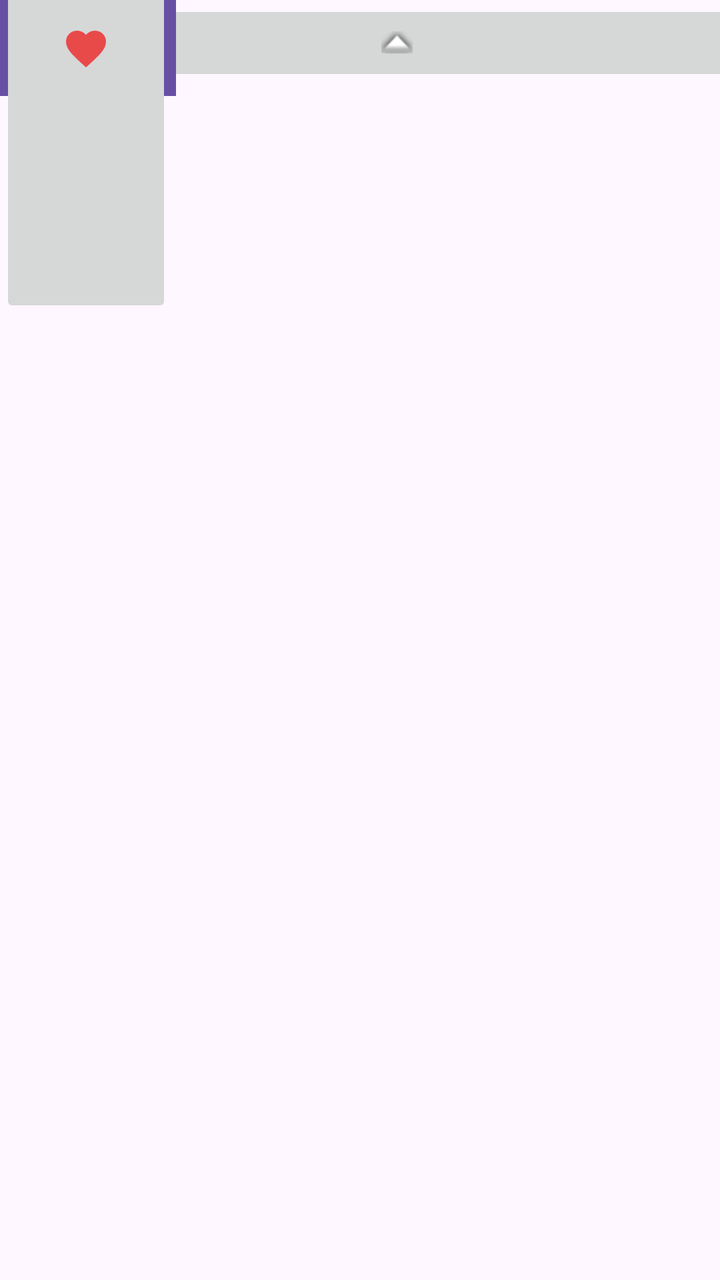
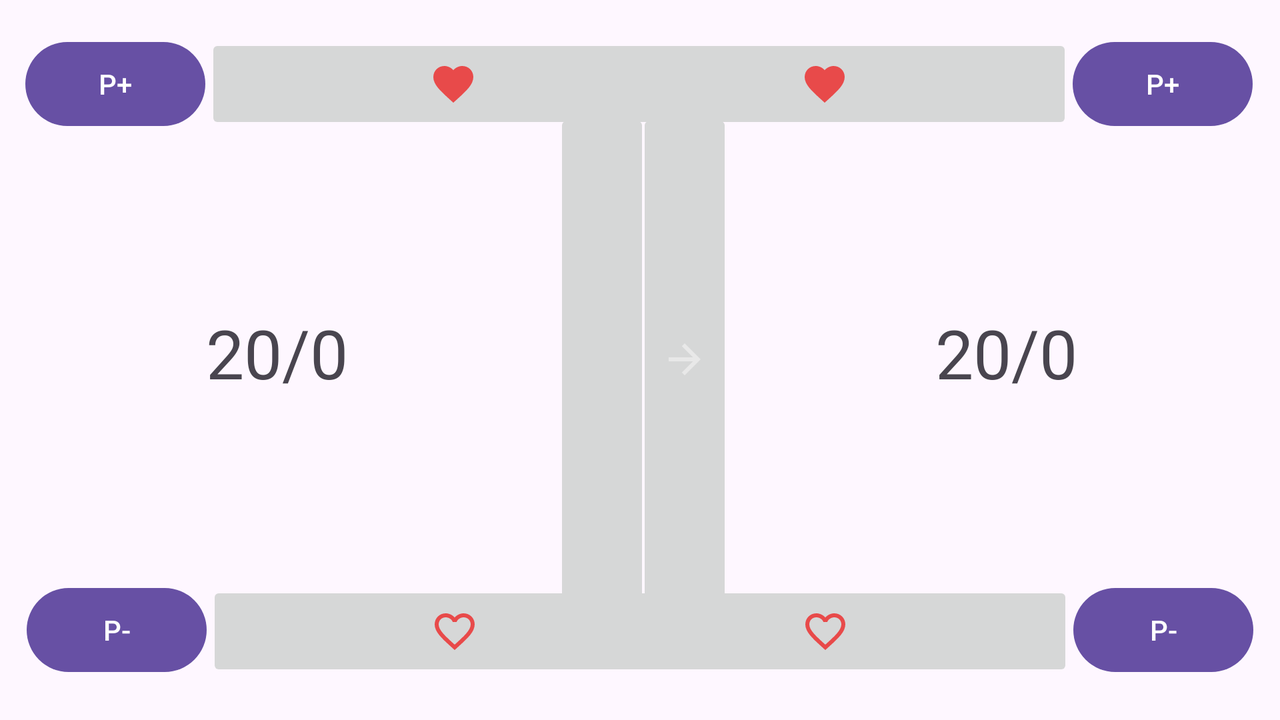

One screen, two layout resources from the same app: the default and the repository's alternative for another configuration. Each is rendered where Android would select it; the XML of both is given below.
<!-- AndroidManifest.xml: application theme Theme.ContadorDeVidas -->
<!-- res/layout/fragment_first.xml -->
<?xml version="1.0" encoding="utf-8"?>
<androidx.coordinatorlayout.widget.CoordinatorLayout xmlns:android="http://schemas.android.com/apk/res/android"
    xmlns:app="http://schemas.android.com/apk/res-auto"
    xmlns:tools="http://schemas.android.com/tools"
    android:layout_width="match_parent"
    android:layout_height="match_parent"
    tools:context=".FirstFragment">

    <androidx.constraintlayout.widget.ConstraintLayout
        android:id="@+id/constraintLayout2"
        android:layout_width="match_parent"
        android:layout_height="match_parent">

        <ImageButton
            android:id="@+id/imageButton"
            android:layout_width="397dp"
            android:layout_height="43dp"
            android:src="@android:drawable/arrow_down_float"
            tools:layout_editor_absoluteX="7dp"
            tools:layout_editor_absoluteY="308dp" />

        <ImageButton
            android:id="@+id/imageButton2"
            android:layout_width="397dp"
            android:layout_height="43dp"
            android:src="@android:drawable/arrow_up_float"
            tools:layout_editor_absoluteX="7dp"
            tools:layout_editor_absoluteY="378dp" />

        <Button
            android:id="@+id/button2"
            android:layout_width="wrap_content"
            android:layout_height="wrap_content"
            android:background="#D5D6D6"
            android:backgroundTint="#D5D6D6"
            android:text="P+"
            app:rippleColor="#D5D6D6"
            tools:layout_editor_absoluteX="17dp"
            tools:layout_editor_absoluteY="18dp" />

        <Button
            android:id="@+id/button3"
            android:layout_width="wrap_content"
            android:layout_height="wrap_content"
            android:background="#FDF6FE"
            android:text="P-"
            tools:layout_editor_absoluteX="300dp"
            tools:layout_editor_absoluteY="17dp" />

        <Button
            android:id="@+id/button4"
            android:layout_width="wrap_content"
            android:layout_height="wrap_content"
            android:background="#D5D6D6"
            android:text="P+"
            tools:layout_editor_absoluteX="17dp"
            tools:layout_editor_absoluteY="664dp" />

        <Button
            android:id="@+id/button5"
            android:layout_width="wrap_content"
            android:layout_height="wrap_content"
            android:background="#D5D6D6"
            android:backgroundTint="#D5D6D6"
            android:text="P-"
            app:iconTint="#D5D6D6"
            tools:layout_editor_absoluteX="300dp"
            tools:layout_editor_absoluteY="664dp" />

        <ImageButton
            android:id="@+id/imageButton3"
            android:layout_width="86dp"
            android:layout_height="208dp"
            android:src="@drawable/baseline_favorite_24"
            app:layout_constraintBottom_toTopOf="@+id/imageButton"
            app:layout_constraintTop_toBottomOf="@+id/button2"
            app:layout_constraintVertical_bias="0.382"
            tools:layout_editor_absoluteX="19dp" />

        <ImageButton
            android:id="@+id/imageButton4"
            android:layout_width="86dp"
            android:layout_height="208dp"
            android:src="@drawable/baseline_favorite_24"
            app:layout_constraintBottom_toTopOf="@+id/imageButton"
            app:layout_constraintTop_toBottomOf="@+id/button3"
            tools:layout_editor_absoluteX="301dp" />
    </androidx.constraintlayout.widget.ConstraintLayout>

    <androidx.constraintlayout.widget.Guideline
        android:id="@+id/guideline4"
        android:layout_width="wrap_content"
        android:layout_height="wrap_content"
        android:orientation="horizontal"
        app:layout_anchor="@+id/constraintLayout2"
        app:layout_anchorGravity="center" />

    <androidx.constraintlayout.widget.Barrier
        android:layout_width="wrap_content"
        android:layout_height="wrap_content"
        app:barrierDirection="top"
        app:layout_anchor="@+id/constraintLayout2"
        app:layout_anchorGravity="center" />
</androidx.coordinatorlayout.widget.CoordinatorLayout>
<!-- resources referenced by this layout -->
<resources>
  <!-- drawable baseline_favorite_24 (drawable) -->
  <vector xmlns:android="http://schemas.android.com/apk/res/android" android:height="24dp" android:tint="#E84A4A" android:viewportHeight="24" android:viewportWidth="24" android:width="24dp">
        
      <path android:fillColor="@android:color/white" android:pathData="M12,21.35l-1.45,-1.32C5.4,15.36 2,12.28 2,8.5 2,5.42 4.42,3 7.5,3c1.74,0 3.41,0.81 4.5,2.09C13.09,3.81 14.76,3 16.5,3 19.58,3 22,5.42 22,8.5c0,3.78 -3.4,6.86 -8.55,11.54L12,21.35z"/>
      
  </vector>
  <!-- from res/values-v23/ -->
  <style name="Theme.ContadorDeVidas" parent="Base.Theme.ContadorDeVidas">
          
          <item name="android:navigationBarColor">@android:color/transparent</item>
          <item name="android:statusBarColor">@android:color/transparent</item>
          <item name="android:windowLightStatusBar">?attr/isLightTheme</item>
      </style>
  <style name="Base.Theme.ContadorDeVidas" parent="Theme.Material3.DayNight.NoActionBar">
          
          
      </style>
</resources>
<!-- res/layout-land/fragment_first.xml (the repository's variant of the layout above) -->
<!-- drawn on the phone turned sideways -->
<?xml version="1.0" encoding="utf-8"?>
<androidx.constraintlayout.widget.ConstraintLayout xmlns:android="http://schemas.android.com/apk/res/android"
    xmlns:app="http://schemas.android.com/apk/res-auto"
    xmlns:tools="http://schemas.android.com/tools"
    android:id="@+id/constraintLayout2"
    android:layout_width="match_parent"
    android:layout_height="match_parent"
    app:layout_anchor="@+id/constraintLayout2"
    app:layout_anchorGravity="center">


    <ImageButton
        android:id="@+id/btnPasaVidasP2"
        android:layout_width="48dp"
        android:layout_height="250dp"
        android:src="@drawable/baseline_arrow_forward_24"
        app:layout_constraintBottom_toBottomOf="parent"
        app:layout_constraintEnd_toEndOf="parent"
        app:layout_constraintHorizontal_bias="0.538"
        app:layout_constraintStart_toStartOf="parent"
        app:layout_constraintTop_toTopOf="parent"
        app:layout_constraintVertical_bias="0.496" />

    <Button
        android:id="@+id/btnPpP1"
        android:layout_width="90dp"
        android:layout_height="50dp"
        android:text="P+"
        app:layout_constraintBottom_toBottomOf="parent"
        app:layout_constraintEnd_toEndOf="parent"
        app:layout_constraintHorizontal_bias="0.023"
        app:layout_constraintStart_toStartOf="parent"
        app:layout_constraintTop_toTopOf="parent"
        app:layout_constraintVertical_bias="0.055" />

    <Button
        android:id="@+id/btnPmP1"
        android:layout_width="90dp"
        android:layout_height="50dp"
        android:text="P-"
        app:layout_constraintBottom_toBottomOf="parent"
        app:layout_constraintEnd_toEndOf="parent"
        app:layout_constraintHorizontal_bias="0.024"
        app:layout_constraintStart_toStartOf="parent"
        app:layout_constraintTop_toTopOf="parent"
        app:layout_constraintVertical_bias="0.936" />

    <Button
        android:id="@+id/btnPpP2"
        android:layout_width="90dp"
        android:layout_height="50dp"
        android:text="P+"
        app:layout_constraintBottom_toBottomOf="parent"
        app:layout_constraintEnd_toEndOf="parent"
        app:layout_constraintHorizontal_bias="0.975"
        app:layout_constraintStart_toStartOf="parent"
        app:layout_constraintTop_toTopOf="parent"
        app:layout_constraintVertical_bias="0.055" />

    <Button
        android:id="@+id/btnPmP2"
        android:layout_width="90dp"
        android:layout_height="50dp"
        android:text="P-"
        app:layout_constraintBottom_toBottomOf="parent"
        app:layout_constraintEnd_toEndOf="parent"
        app:layout_constraintHorizontal_bias="0.976"
        app:layout_constraintStart_toStartOf="parent"
        app:layout_constraintTop_toTopOf="parent"
        app:layout_constraintVertical_bias="0.936" />

    <ImageButton
        android:id="@+id/btnpvp1"
        android:layout_width="248dp"
        android:layout_height="50dp"
        android:layout_marginEnd="12dp"
        android:src="@drawable/baseline_favorite_24"
        app:layout_constraintBottom_toBottomOf="parent"
        app:layout_constraintEnd_toStartOf="@+id/btnpvp2"
        app:layout_constraintHorizontal_bias="0.0"
        app:layout_constraintStart_toEndOf="@+id/btnPpP1"
        app:layout_constraintTop_toTopOf="parent"
        app:layout_constraintVertical_bias="0.055" />

    <ImageButton
        android:id="@+id/btnmvp1"
        android:layout_width="248dp"
        android:layout_height="50dp"
        android:src="@drawable/baseline_favorite_border_24"
        app:layout_constraintBottom_toBottomOf="parent"
        app:layout_constraintEnd_toEndOf="parent"
        app:layout_constraintHorizontal_bias="0.0"
        app:layout_constraintStart_toEndOf="@+id/btnPmP1"
        app:layout_constraintTop_toBottomOf="@+id/btnpvp1"
        app:layout_constraintVertical_bias="0.92" />

    <ImageButton
        android:id="@+id/btnpvp2"
        android:layout_width="248dp"
        android:layout_height="50dp"
        android:src="@drawable/baseline_favorite_24"
        app:layout_constraintBottom_toBottomOf="parent"
        app:layout_constraintEnd_toStartOf="@+id/btnPpP2"
        app:layout_constraintHorizontal_bias="1.0"
        app:layout_constraintStart_toStartOf="parent"
        app:layout_constraintTop_toTopOf="parent"
        app:layout_constraintVertical_bias="0.055" />

    <ImageButton
        android:id="@+id/btnmvp2"
        android:layout_width="248dp"
        android:layout_height="50dp"
        android:src="@drawable/baseline_favorite_border_24"
        app:layout_constraintBottom_toBottomOf="parent"
        app:layout_constraintEnd_toStartOf="@+id/btnPmP2"
        app:layout_constraintHorizontal_bias="1.0"
        app:layout_constraintStart_toEndOf="@+id/btnmvp1"
        app:layout_constraintTop_toBottomOf="@+id/btnpvp2"
        app:layout_constraintVertical_bias="0.92" />

    <TextView
        android:id="@+id/textoP1"
        android:layout_width="81dp"
        android:layout_height="49dp"
        android:text="20/0"
        android:textAlignment="center"
        android:textSize="34sp"
        app:layout_constraintBottom_toBottomOf="parent"
        app:layout_constraintEnd_toStartOf="@+id/btnPasarVidaP1"
        app:layout_constraintStart_toStartOf="parent"
        app:layout_constraintTop_toTopOf="parent"
        app:layout_constraintVertical_bias="0.494" />

    <TextView
        android:id="@+id/textoP2"
        android:layout_width="87dp"
        android:layout_height="53dp"
        android:text="20/0"
        android:textAlignment="center"
        android:textSize="34sp"
        app:layout_constraintBottom_toBottomOf="parent"
        app:layout_constraintEnd_toEndOf="parent"
        app:layout_constraintStart_toEndOf="@+id/btnPasaVidasP2"
        app:layout_constraintTop_toTopOf="parent" />

    <ImageButton
        android:id="@+id/btnPasarVidaP1"
        android:layout_width="48dp"
        android:layout_height="250dp"
        android:src="@drawable/baseline_arrow_back_24"
        app:layout_constraintBottom_toBottomOf="parent"
        app:layout_constraintEnd_toEndOf="parent"
        app:layout_constraintHorizontal_bias="0.468"
        app:layout_constraintStart_toStartOf="parent"
        app:layout_constraintTop_toTopOf="parent"
        app:layout_constraintVertical_bias="0.496" />

    <androidx.constraintlayout.widget.Guideline
        android:id="@+id/guideline"
        android:layout_width="wrap_content"
        android:layout_height="wrap_content"
        android:orientation="vertical"
        app:layout_constraintGuide_percent="0.500684" />

</androidx.constraintlayout.widget.ConstraintLayout>
<!-- resources referenced by the variant -->
<!-- as the phone turned sideways resolves them -->
<resources>
  <!-- drawable baseline_arrow_forward_24 (drawable) -->
  <vector xmlns:android="http://schemas.android.com/apk/res/android" android:autoMirrored="true" android:height="24dp" android:tint="#E8E8E8" android:viewportHeight="24" android:viewportWidth="24" android:width="24dp">
        
      <path android:fillColor="@android:color/white" android:pathData="M12,4l-1.41,1.41L16.17,11H4v2h12.17l-5.58,5.59L12,20l8,-8z"/>
      
  </vector>
  <!-- drawable baseline_favorite_24 (drawable) -->
  <vector xmlns:android="http://schemas.android.com/apk/res/android" android:height="24dp" android:tint="#E84A4A" android:viewportHeight="24" android:viewportWidth="24" android:width="24dp">
        
      <path android:fillColor="@android:color/white" android:pathData="M12,21.35l-1.45,-1.32C5.4,15.36 2,12.28 2,8.5 2,5.42 4.42,3 7.5,3c1.74,0 3.41,0.81 4.5,2.09C13.09,3.81 14.76,3 16.5,3 19.58,3 22,5.42 22,8.5c0,3.78 -3.4,6.86 -8.55,11.54L12,21.35z"/>
      
  </vector>
  <!-- drawable baseline_favorite_border_24 (drawable) -->
  <vector xmlns:android="http://schemas.android.com/apk/res/android" android:height="24dp" android:tint="#E84A4A" android:viewportHeight="24" android:viewportWidth="24" android:width="24dp">
        
      <path android:fillColor="@android:color/white" android:pathData="M16.5,3c-1.74,0 -3.41,0.81 -4.5,2.09C10.91,3.81 9.24,3 7.5,3 4.42,3 2,5.42 2,8.5c0,3.78 3.4,6.86 8.55,11.54L12,21.35l1.45,-1.32C18.6,15.36 22,12.28 22,8.5 22,5.42 19.58,3 16.5,3zM12.1,18.55l-0.1,0.1 -0.1,-0.1C7.14,14.24 4,11.39 4,8.5 4,6.5 5.5,5 7.5,5c1.54,0 3.04,0.99 3.57,2.36h1.87C13.46,5.99 14.96,5 16.5,5c2,0 3.5,1.5 3.5,3.5 0,2.89 -3.14,5.74 -7.9,10.05z"/>
      
  </vector>
  <!-- from res/values-v23/ -->
  <style name="Theme.ContadorDeVidas" parent="Base.Theme.ContadorDeVidas">
          
          <item name="android:navigationBarColor">@android:color/transparent</item>
          <item name="android:statusBarColor">@android:color/transparent</item>
          <item name="android:windowLightStatusBar">?attr/isLightTheme</item>
      </style>
  <style name="Base.Theme.ContadorDeVidas" parent="Theme.Material3.DayNight.NoActionBar">
          
          
      </style>
</resources>
